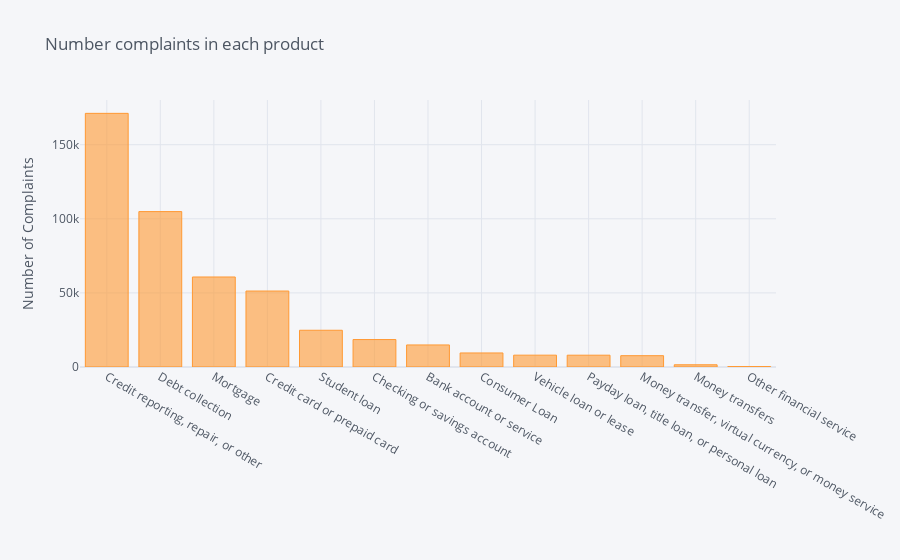

Notebook source saved alongside this figure:
### Code cell
cf.go_offline()
cf.set_config_file(offline=False, world_readable=True)

dataset_CC['Product'].value_counts().sort_values(ascending=False).iplot(kind='bar', yTitle='Number of Complaints', title='Number complaints in each product')

### Figure 1 — Plotly figure (JSON) as saved in the notebook; plotly's stock layout.template omitted (floating-point values rounded to 4 significant figures)
{"data": [{"marker": {"color": "rgba(255, 153, 51, 0.6)", "line": {"color": "rgba(255, 153, 51, 1.0)", "width": 1}}, "name": "Product", "orientation": "v", "text": "", "type": "bar", "x": ["Credit reporting, repair, or other", "Debt collection", "Mortgage", "Credit card or prepaid card", "Student loan", "Checking or savings account", "Bank account or service", "Consumer Loan", "Vehicle loan or lease", "Payday loan, title loan, or personal loan", "Money transfer, virtual currency, or money service", "Money transfers", "Other financial service"], "y": [171163, 104861, 60742, 51270, 24789, 18525, 14885, 9473, 7986, 7962, 7642, 1497, 292]}], "layout": {"legend": {"bgcolor": "#F5F6F9", "font": {"color": "#4D5663"}}, "paper_bgcolor": "#F5F6F9", "plot_bgcolor": "#F5F6F9", "title": {"font": {"color": "#4D5663"}, "text": "Number complaints in each product"}, "xaxis": {"gridcolor": "#E1E5ED", "showgrid": true, "tickfont": {"color": "#4D5663"}, "title": {"font": {"color": "#4D5663"}, "text": ""}, "zerolinecolor": "#E1E5ED"}, "yaxis": {"gridcolor": "#E1E5ED", "showgrid": true, "tickfont": {"color": "#4D5663"}, "title": {"font": {"color": "#4D5663"}, "text": "Number of Complaints"}, "zerolinecolor": "#E1E5ED"}}}
